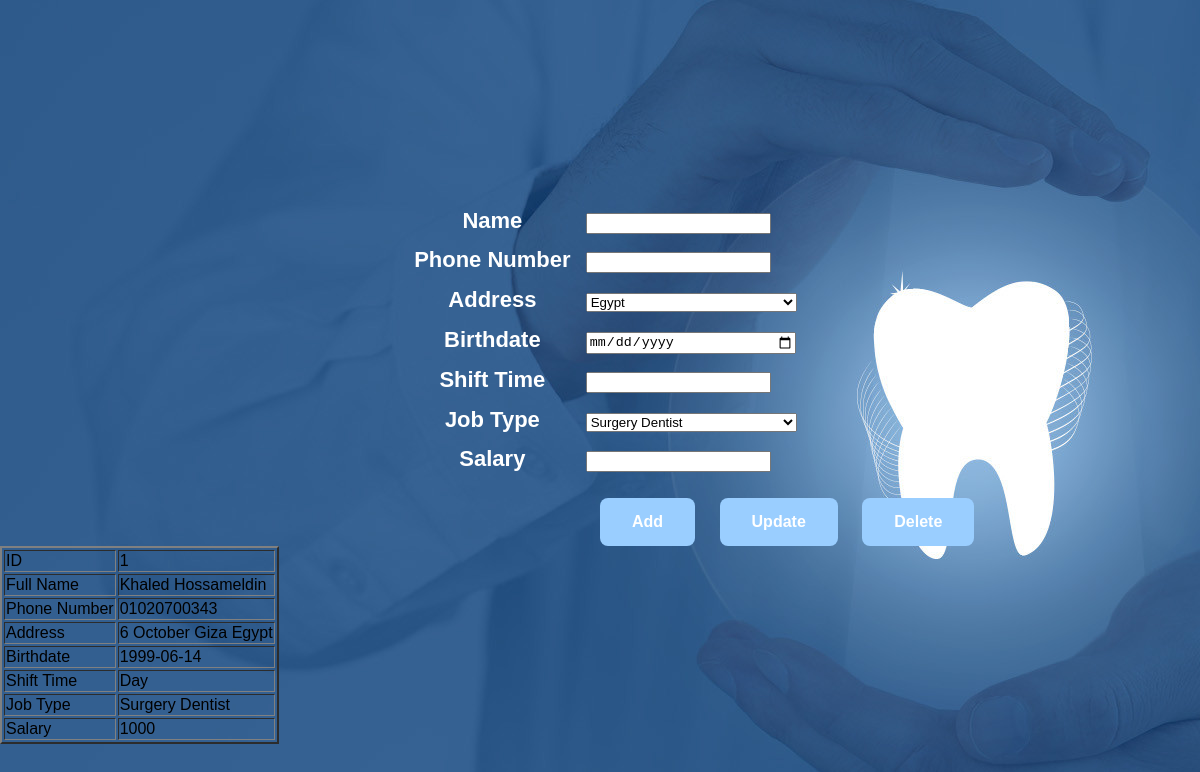
The app's page /C_Employee.php?EmpID=1 with its own data.
### tables this page shows
CREATE TABLE IF NOT EXISTS `employees` (
  `EmpID` int(11) NOT NULL AUTO_INCREMENT,
  `Empname` varchar(50) NOT NULL,
  `Empphone` varchar(15) NOT NULL,
  `EmpaddressID` int(11) NOT NULL,
  `Empbirthdate` date NOT NULL,
  `EmpjobtypeID` int(11) NOT NULL,
  `Empshifttime` varchar(50) NOT NULL,
  `Empsalary` int(11) NOT NULL,
  PRIMARY KEY (`EmpID`)
);

CREATE TABLE IF NOT EXISTS `jobtype` (
  `JobtypeID` int(10) NOT NULL AUTO_INCREMENT,
  `jobtypename` varchar(20) NOT NULL,
  PRIMARY KEY (`JobtypeID`)
);

### Connection.php (called while the page is built, shortened)
<?php
    class Database{
        public static function GetConnection()
        {
            $Temp = mysqli_connect("localhost", "root", "", "dramanydentalclinic");
            return $Temp;
        }
    }
?>

### M_Employee.php (called while the page is built, shortened)
<?php
    require_once 'Connection.php';
    require_once 'M_Address.php';
    require_once 'M_JobType.php';
    class Employee extends Person
    {
        function __construct($ID)
        {
            if($ID != "")
            {
                $sql = "SELECT * FROM `employees` WHERE EmpID = $ID";
                $connection = Database::GetConnection();
                $EmployeeDataset = mysqli_query($connection, $sql) or die(mysqli_error());
                if($row = mysqli_fetch_array($EmployeeDataset))
                {
                    $this->ID = $row['EmpID'];
                    $this->Name = $row['Empname'];
                    $this->PhoneNumber = $row['Empphone'];
                    $this->AddressID = $row['EmpaddressID'];
                    $Temp = new Address($this->AddressID);
                    $this->Address = $Temp->Address;
                    $this->Birthdate = $row['Empbirthdate'];
                    $this->ShiftTime = $row['Empshifttime'];
                    $Temp2 = new JobType($row['EmpjobtypeID']);
                    $this->JobType = $Temp2->JobTypeName;
                    $this->Salary = $row['Empsalary'];
                }
            }
        }
    }
?>

### M_Address.php (called while the page is built, shortened)
<?php
    require_once 'Connection.php';
    class Address
    {
        function __construct($ID)
        {
            if($ID != "")
            {
                $sql = "SELECT * FROM `address` WHERE $ID = AddressID";
                $connection = Database::GetConnection();
                $AddressDataset = mysqli_query($connection, $sql) or die(mysqli_error());
                if($row = mysqli_fetch_array($AddressDataset))
                {
                    $Temp = "";
                    $this->Address = Address::FillAddress($ID, $Temp);
                }
            }
        }
        public static function FillAddress($ID, &$Temp)
        {
            $connection = Database::GetConnection();
            $sql = "SELECT * FROM `address` WHERE $ID = AddressID";
            $AddressDataset = mysqli_query($connection, $sql) or die(mysqli_error());
            if ($row = mysqli_fetch_array($AddressDataset)) {
                $Temp .= $row['Address']." ";
                if ($row['ParentID'] == 0) {
                    return $Temp;
                }
                else {
                    return Address::FillAddress($row['ParentID'], $Temp);
                }
            }
        }
    }
?>

### M_JobType.php (called while the page is built, shortened)
<?php
    require_once 'Connection.php';
    class JobType
    {
        function __construct($ID)
        {
            if($ID != "")
            {
                $sql = "SELECT * FROM `jobtype` WHERE JobtypeID = $ID";
                $connection = Database::GetConnection();
                $JobTypeDataset = mysqli_query($connection, $sql) or die(mysqli_error($connection));
                if($row = mysqli_fetch_array($JobTypeDataset))
                {
                    $this->JobTypeName = $row['jobtypename'];
                }
            }
        }
    }
?>

### C_Employee.php (the view, shortened to what this page needs)
<!DOCTYPE html>
    <head>
        <link rel="stylesheet" type="text/css" href="styleEmployee.css">
    </head>
    <body>
        <form action="" method="POST">
            <table class = "EmployeeTable">
            <tr><th>Name</th><td><input type="text" name="name"></td></tr>
            <tr><th>Phone Number</th><td><input type="number" name="number"></td></tr>
            <tr><th>Address</th><td>
                <select name="address" style="width:100%">
                <?php
                    require_once 'Connection.php';
                    $sql = "SELECT * FROM `address`";
                    $result = mysqli_query(Database::GetConnection(), $sql);
                    while ($row = mysqli_fetch_array($result, MYSQLI_ASSOC)) {
                        echo "<option value='".$row['AddressID']."'>".$row['Address']."</option>";
                    }
                ?>
                </select>
            </td></tr>
            <tr><th>Birthdate</th><td><input type="date" name="birthdate" style="width:97%"></td></tr>
            <tr><th>Shift Time</th><td><input type="text" name="shifttime"></td></tr>
            <tr><th>Job Type</th><td>
                <select name="jobtype" style="width:100%">
                <?php
                    require_once 'Connection.php';
                    $sql = "SELECT * FROM `jobtype`";
                    $result = mysqli_query(Database::GetConnection(), $sql);
                    while ($row = mysqli_fetch_array($result, MYSQLI_ASSOC)) {
                        echo "<option value='".$row['JobtypeID']."'>".$row['jobtypename']."</option>";
                    }
                ?>
                </select>
            </td></tr>
            <tr><th>Salary</th><td><input type="number" name="salary"></td></tr>
            </table>
            <br>
            <button type="submit" name="AddButton" value="Add" id="AddButton">Add</button>
            <button type="submit" name="UpdateButton" value="Update" id="UpdateButton">Update</button>
            <button type="submit" name="DeleteButton" value="Delete" id="DeleteButton">Delete</button>
        </form>
    </body>
</html>
<?php
    require_once 'Connection.php';
    require_once 'M_Employee.php';
    require_once 'V_Employee.php';
    if (isset($_REQUEST['EmpID'])) {
        $EmployeeObject = new Employee($_REQUEST['EmpID']);
        $View = new EmployeeView();
        $View->ShowEmployeeDetails($EmployeeObject);
    }
?>

### V_Employee.php (shortened to what this page needs)
<?php
    require_once 'M_Employee.php';
    require_once 'Connection.php';
    class EmployeeView
    {
        public function ShowEmployeeDetails($EmployeeObject)
        {
            echo "<table border=2><tr><td>ID</td><td>".$EmployeeObject->ID."</td></tr>";
            echo "<tr><td>Full Name</td><td>".$EmployeeObject->Name."</td></tr>";
            echo "<tr><td>Phone Number</td><td>".$EmployeeObject->PhoneNumber."</td></tr>";
            echo "<tr><td>Address</td><td>".$EmployeeObject->Address."</td></tr>";
            echo "<tr><td>Birthdate</td><td>".$EmployeeObject->Birthdate."</td></tr>";
            echo "<tr><td>Shift Time</td><td>".$EmployeeObject->ShiftTime."</td></tr>";
            echo "<tr><td>Job Type</td><td>".$EmployeeObject->JobType."</td></tr>";
            echo "<tr><td>Salary</td><td>".$EmployeeObject->Salary."</td></tr>";
            echo "</table>";
        }
    }
?>

### styleEmployee.css (style rules this page uses)
body { margin: 0; padding: 0; margin-top: 200px; background: url(image.jpg); background-size: Absolute; background-position: center; background-repeat: no-repeat; font-family: sans-serif; }
table.EmployeeTable { font-weight: bold; font-size: 22px; color: white; margin-left: auto; margin-right: auto; margin-top: 2%; width: 400px; height: 280px; }
#AddButton { margin-left: 600px; background-color: #9aceff; border: none; color: white; padding: 15px 32px; text-align: center; text-decoration: none; font-weight: bold; display: inline-block; font-size: 16px; border-radius: 8px; cursor: pointer; }
#UpdateButton { margin-left: 20px; background-color: #9aceff; border: none; color: white; padding: 15px 32px; text-align: center; text-decoration: none; font-weight: bold; display: inline-block; font-size: 16px; border-radius: 8px; cursor: pointer; }
#DeleteButton { margin-left: 20px; background-color: #9aceff; border: none; color: white; padding: 15px 32px; text-align: center; text-decoration: none; font-weight: bold; display: inline-block; font-size: 16px; border-radius: 8px; cursor: pointer; }

### records on screen
employees: EmpID "1", Empname "Khaled Hossameldin", Empphone "01020700343", Empbirthdate "1999-06-14", Empshifttime "Day", Empsalary "1000"
jobtype: jobtypename "Surgery Dentist"

### other values on screen
$EmployeeObject->Address "6 October Giza Egypt"
form field address "Egypt"
form field jobtype "Surgery Dentist"
